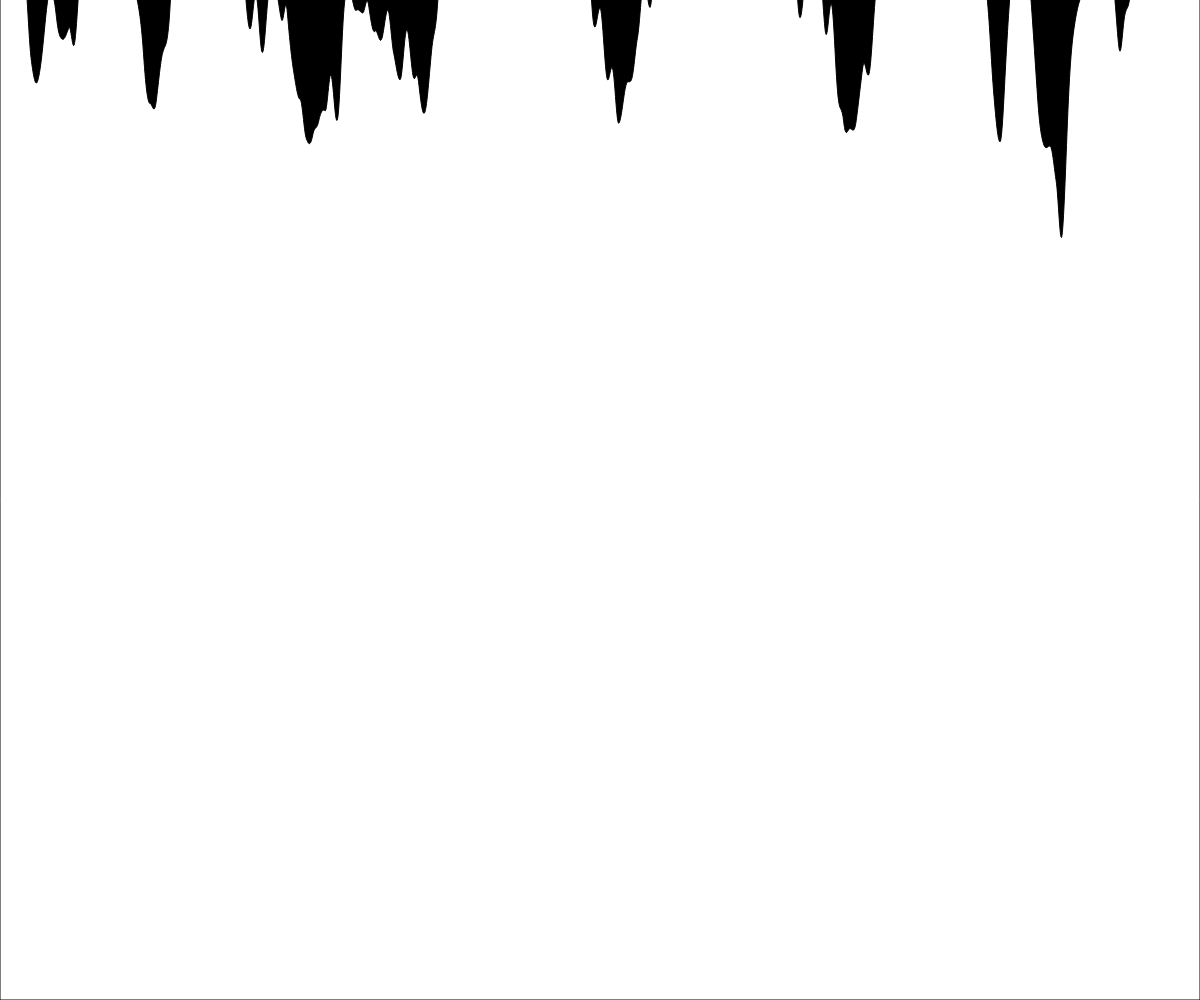
Frame 1 (no input)
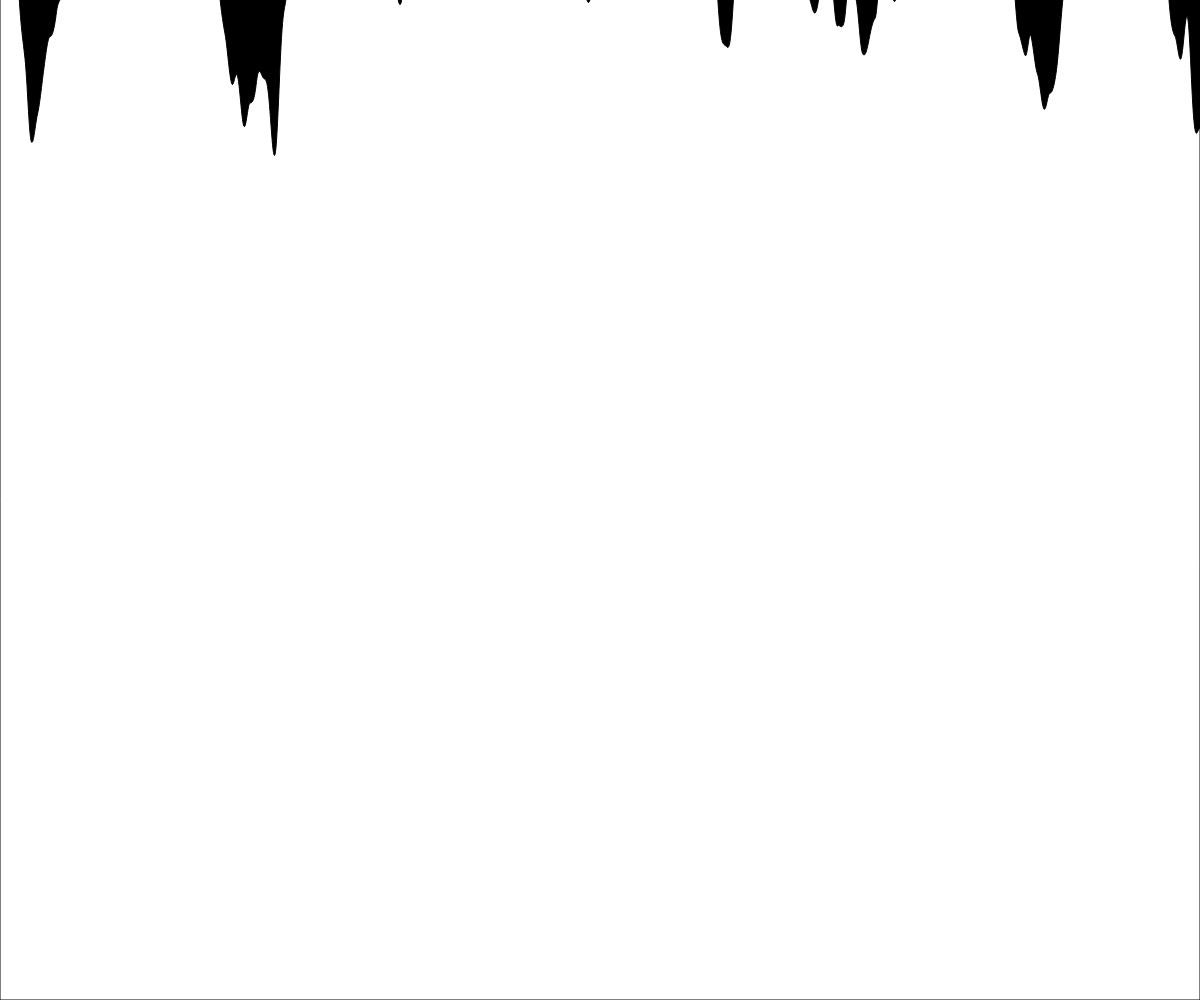
Frame 60 (no input)
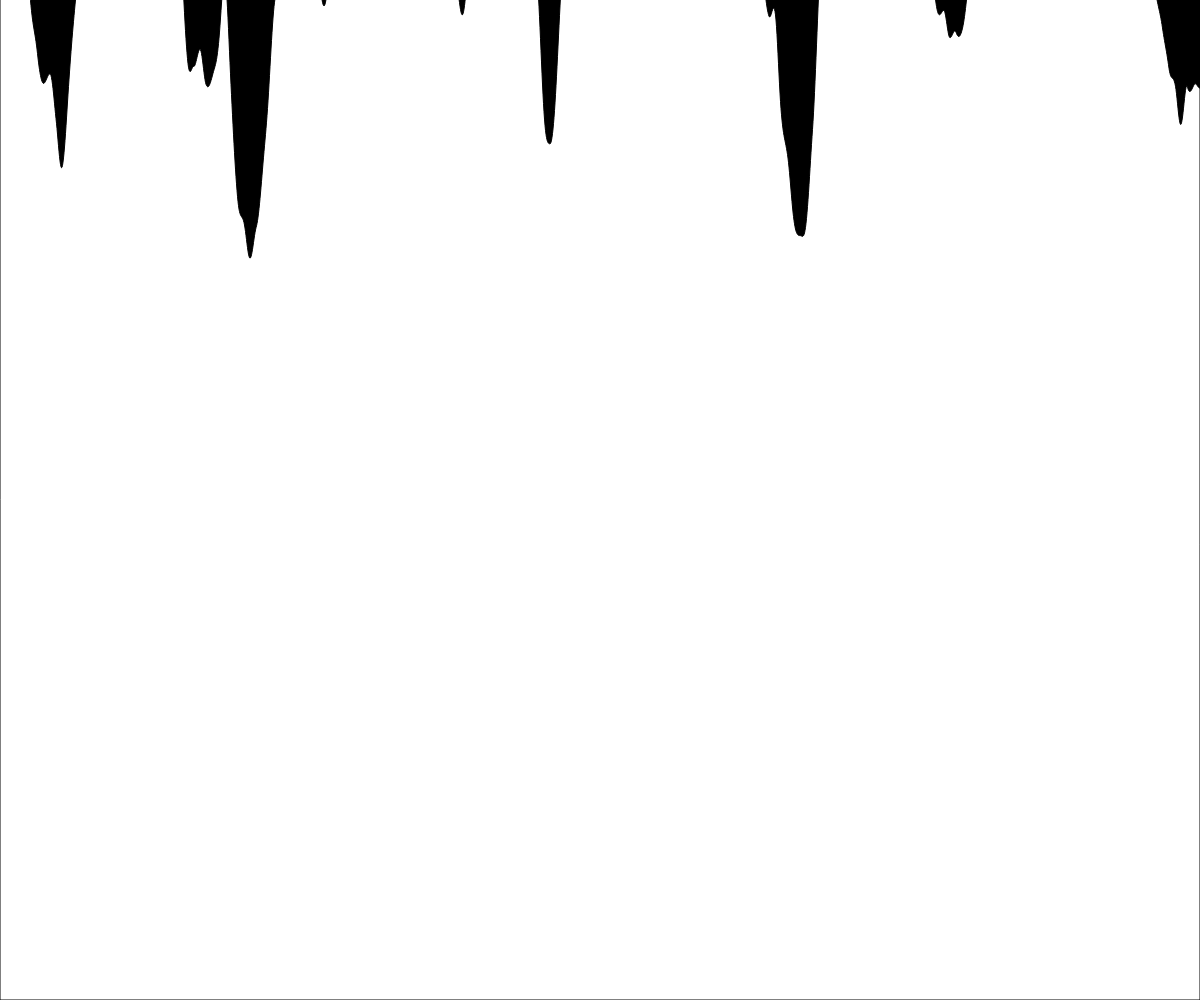
Frame 120 (the mouse pressed at the canvas centre since frame 60)

The p5.js sketch that drew these frames (run headless with seeded random() and noise() and a simulated clock; from frame 60 on, the mouse is pressed at the canvas centre):

// p5.js sketch
// ── sketch.js
let yoff = 0.0; // 2nd dimension of perlin noise

function setup() {
  createCanvas(windowWidth, windowHeight);
}

function draw() {
  background(0);

  fill(255);
  // We are going to draw a polygon out of the wave points
  beginShape();

  let xoff = 0; // Option #1: 2D Noise
  // let xoff = yoff; // Option #2: 1D Noise

  // Iterate over horizontal pixels
  for (let x = 0; x <= width; x += 0.5) {
    // Calculate a y value according to noise, map to

    // Option #1: 2D Noise
    let y = map(noise(xoff, yoff), 0, 0.1, 400, 300);

    // Option #2: 1D Noise
    // let y = map(noise(xoff), 0, 1, 200,300);

    // Set the vertex
    vertex(x, y);
    // Increment x dimension for noise
    xoff += 0.01;
  }
  // increment y dimension for noise
  yoff += 0.01;
  vertex(width, height);
  vertex(0, height);
  endShape(CLOSE);
}
